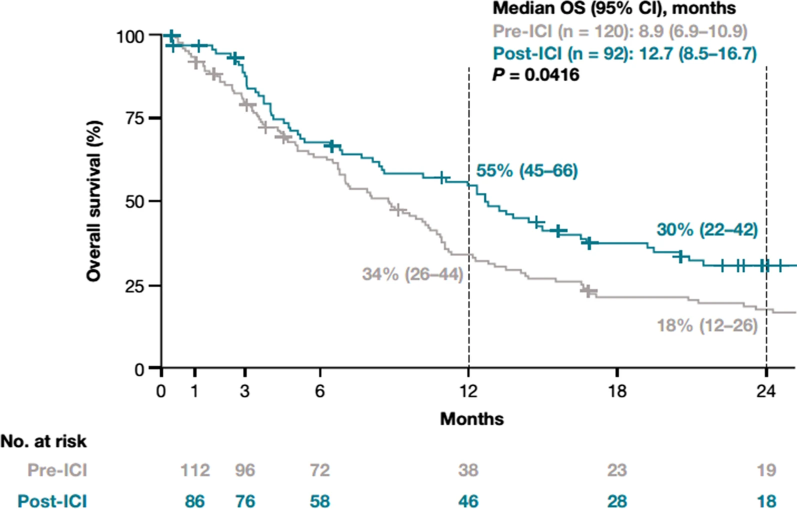
#> input picture input/Kaplan-Meier NSQ OS.webp, 1594 x 1018 px, found by its file name (shown at 1/2 size)
$ python debug_legend_leak.py
#> lines starting #> are read from the running program, lines starting #| are printed output that depends on the picture; after the words box and inside, x2 and y2 are one past the last pixel; in counts of white or black regions, pixels touching at a corner belong together
#!/usr/bin/env python3
"""Debug the legend text leaking into curve detection."""

import cv2
import numpy as np
import sys
sys.path.insert(0, '/home/dan/surapp_pwise')

# Load image
img = cv2.imread('/home/dan/surapp_pwise/input/Kaplan-Meier NSQ OS.webp')
#> img is the input picture: shape (1018, 1594, 3); mean B, G, R 246.9, 246.7, 245.1

# Plot bounds
plot_x, plot_y, plot_w, plot_h = 322, 28, 1211, 630

# Extended bounds
margin = 5
px_ext = max(0, plot_x - margin)
py_ext = max(0, plot_y - margin)
pw_ext = min(img.shape[1] - px_ext, plot_w + 2 * margin)
#> pw_ext = 1221
ph_ext = min(img.shape[0] - py_ext, plot_h + 2 * margin)
#> ph_ext = 640

# Create cyan mask
hsv = cv2.cvtColor(img, cv2.COLOR_BGR2HSV)
#> hsv: shape (1018, 1594, 3); mean H, S, V 6.6, 3.7, 247.2
cyan_lower = np.array([87, 30, 60], dtype=np.uint8)
cyan_upper = np.array([107, 255, 255], dtype=np.uint8)
cyan_mask = cv2.inRange(hsv, cyan_lower, cyan_upper)
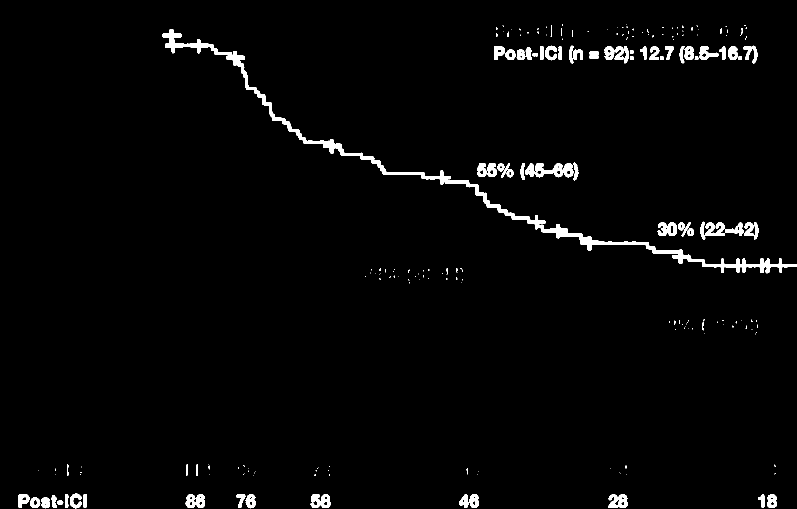
#> cyan_mask: shape (1018, 1594) (shown at 1/2 size); 2.2% white; 211 white regions (139 under 20 px), largest, box (x1, y1, x2, y2) and area: (324, 58, 1594, 547) 14166, (1050, 326, 1147, 355) 1634, (1209, 92, 1258, 127) 975

# Crop to extended region
cyan_roi = cyan_mask[py_ext:py_ext+ph_ext, px_ext:px_ext+pw_ext]
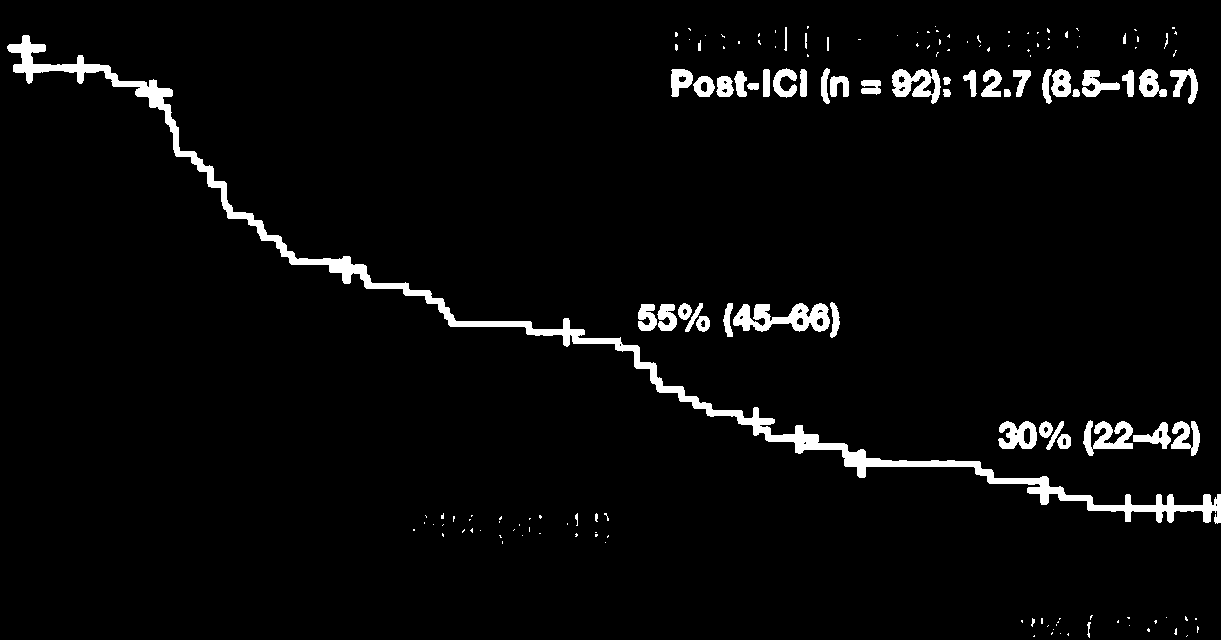
#> cyan_roi: shape (640, 1221); 3.6% white; 155 white regions (104 under 20 px), largest, box (x1, y1, x2, y2) and area: (7, 35, 1221, 524) 13643, (733, 303, 830, 332) 1634, (892, 69, 941, 104) 975

# Find cyan pixels in the "top" region (y < 120 in ROI, which is high survival)
top_region_y_max = 120
cyan_top = cyan_roi[:top_region_y_max, :]
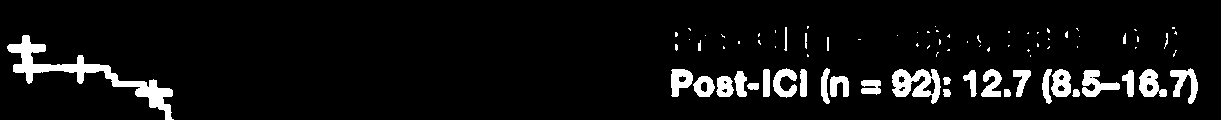
#> cyan_top: shape (120, 1221); 6.9% white; 82 white regions (50 under 20 px), largest, box (x1, y1, x2, y2) and area: (7, 35, 174, 120) 2497, (892, 69, 941, 104) 975, (1082, 70, 1120, 97) 512

print(f"Cyan pixels in top region (y < {top_region_y_max}): {np.sum(cyan_top > 0)}")
#| Cyan pixels in top region (y < 120): 10047

# Find which columns have cyan in the top region
cols_with_top_cyan = np.any(cyan_top > 0, axis=0)
x_positions = np.where(cols_with_top_cyan)[0]
#> x_positions = 619 values from 7 to 1197
if len(x_positions) > 0:
    print(f"Columns with cyan in top region: x = {x_positions.min()} to {x_positions.max()}")
#| Columns with cyan in top region: x = 7 to 1197
    print(f"  These correspond to t = {((x_positions.min() + px_ext - plot_x) / plot_w) * 24:.1f} to {((x_positions.max() + px_ext - plot_x) / plot_w) * 24:.1f}")
#|   These correspond to t = 0.0 to 23.6

# Check if these are in the legend area
# The legend is typically in the upper-right portion of the plot
# Let's find the exact bounding box of cyan pixels in the top region
ys, xs = np.where(cyan_top > 0)
#> ys = 10047 values from 26 to 119; xs = 10047 values, max 1197 at index 5323, min 7 at index 488, mean 721.5
if len(xs) > 0:
    print(f"\nCyan pixels in top region bounding box:")
    print(f"  x: {xs.min()} to {xs.max()} (ROI coords)")
#|   x: 7 to 1197 (ROI coords)
    print(f"  y: {ys.min()} to {ys.max()} (ROI coords)")
#|   y: 26 to 119 (ROI coords)

    # Convert to full image coords
    full_x_min = xs.min() + px_ext
#> full_x_min = 324
    full_x_max = xs.max() + px_ext
#> full_x_max = 1514
    full_y_min = ys.min() + py_ext
#> full_y_min = 49
    full_y_max = ys.max() + py_ext
#> full_y_max = 142
    print(f"  Full image: x={full_x_min}-{full_x_max}, y={full_y_min}-{full_y_max}")
#|   Full image: x=324-1514, y=49-142

# Create visualization showing cyan pixels in top region
vis = img.copy()
# Mark top cyan pixels in bright green
full_top_mask = np.zeros(img.shape[:2], dtype=np.uint8)
full_top_mask[py_ext:py_ext+top_region_y_max, px_ext:px_ext+pw_ext] = cyan_top
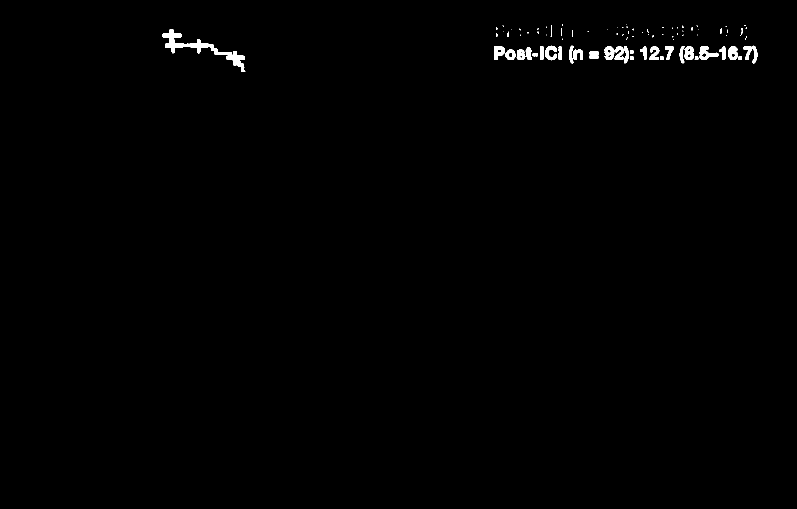
#> full_top_mask: shape (1018, 1594) (shown at 1/2 size); 0.62% white; 82 white regions (50 under 20 px), largest, box (x1, y1, x2, y2) and area: (324, 58, 491, 143) 2497, (1209, 92, 1258, 127) 975, (1399, 93, 1437, 120) 512
vis[full_top_mask > 0] = [0, 255, 0]

# Draw rectangle showing plot area and top region
cv2.rectangle(vis, (plot_x, plot_y), (plot_x + plot_w, plot_y + plot_h), (255, 0, 255), 2)
cv2.rectangle(vis, (px_ext, py_ext), (px_ext + pw_ext, py_ext + top_region_y_max), (0, 255, 255), 2)
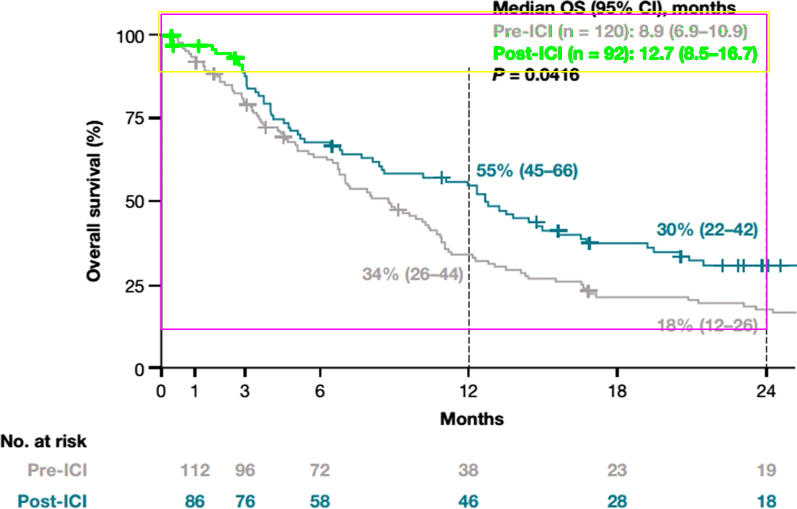
#> vis: shape (1018, 1594, 3) (shown at 1/2 size); mean B, G, R 245.2, 246.1, 245.1

cv2.imwrite('/home/dan/surapp_pwise/results/debug_legend_leak.png', vis)
print("\nSaved: results/debug_legend_leak.png")

# Now let's check what specific text is in this region
print("\n\nOCR on the top region to identify legend text...")
import pytesseract

# Get a larger region to capture full legend
legend_region = img[py_ext:py_ext+150, px_ext:px_ext+pw_ext]
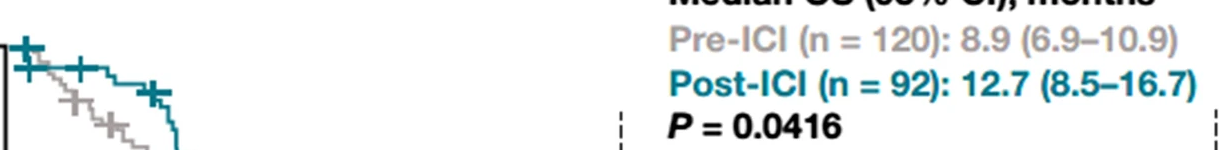
#> legend_region: shape (150, 1221, 3); mean B, G, R 241, 240.4, 236.1
rgb = cv2.cvtColor(legend_region, cv2.COLOR_BGR2RGB)

#> (the run stopped early here; a loop or call above may not have finished)

$ run again, with input/Kaplan-Meier SQ OS.webp copied over input/Kaplan-Meier NSQ OS.webp
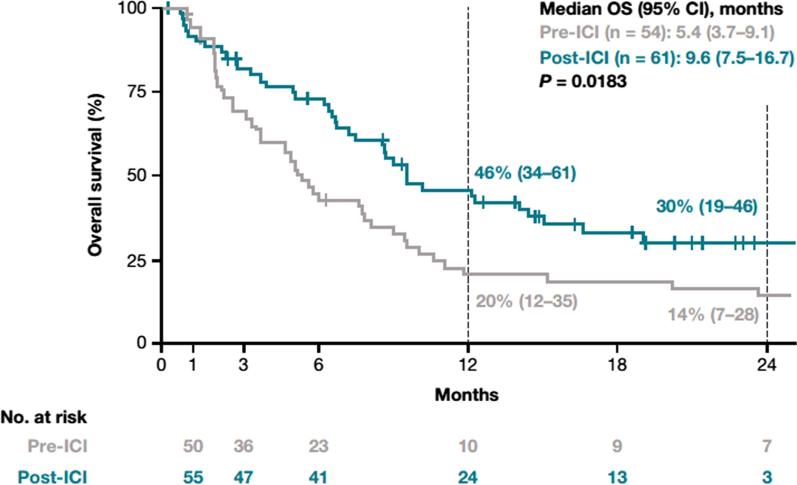
#> input picture input/Kaplan-Meier SQ OS.webp, 1594 x 970 px, found by its file name (shown at 1/2 size)
#> img is the input picture: shape (970, 1594, 3); mean B, G, R 245.3, 245, 243.1
#> hsv: shape (970, 1594, 3); mean H, S, V 7, 4.4, 245.6
#> `cyan_mask = cv2.inRange(hsv, cyan_lower, cyan_upper)`:
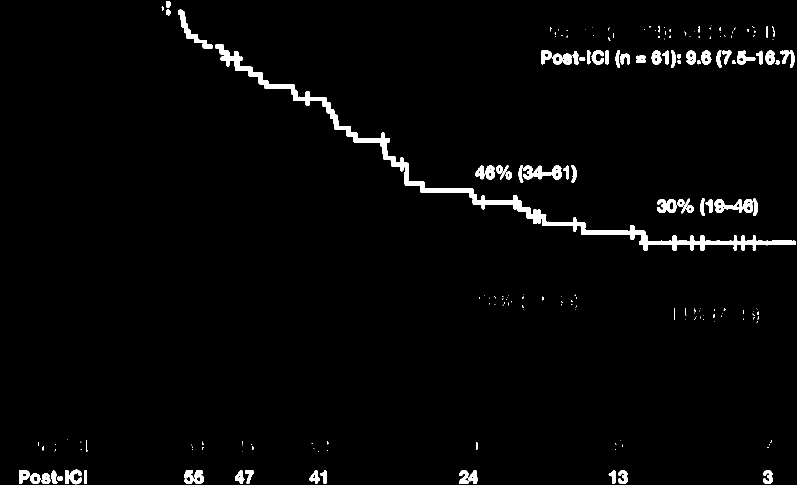
#> cyan_mask: shape (970, 1594) (shown at 1/2 size); 2.4% white; 206 white regions (130 under 20 px), largest, box (x1, y1, x2, y2) and area: (430, 89, 1592, 502) 16089, (1047, 330, 1124, 359) 1238, (1429, 398, 1506, 426) 1210
#> cyan_roi: shape (640, 1221); 3.8% white; 148 white regions (98 under 20 px), largest, box (x1, y1, x2, y2) and area: (113, 66, 1221, 479) 15614, (730, 307, 807, 336) 1238, (1112, 375, 1189, 403) 1210
#> cyan_top: shape (120, 1221); 6.2% white; 73 white regions (42 under 20 px), largest, box (x1, y1, x2, y2) and area: (113, 66, 189, 120) 1387, (39, 0, 109, 75) 1088, (788, 84, 827, 106) 612
#| Cyan pixels in top region (y < 120): 9068
#> x_positions = 539 values from 15 to 1220
#| Columns with cyan in top region: x = 15 to 1220
#|   These correspond to t = 0.2 to 24.1
#> ys = 9068 values from 0 to 119; xs = 9068 values, max 1220 at index 2042, min 15 at index 0, mean 743.9
#|   x: 15 to 1220 (ROI coords)
#|   y: 0 to 119 (ROI coords)
#> full_x_min = 332
#> full_x_max = 1537
#> full_y_min = 23
#> full_y_max = 142
#|   Full image: x=332-1537, y=23-142
#> full_top_mask: shape (970, 1594); 0.59% white; 73 white regions (42 under 20 px), largest, box (x1, y1, x2, y2) and area: (430, 89, 506, 143) 1387, (356, 23, 426, 98) 1088, (1105, 107, 1144, 129) 612
#> `legend_region = img[py_ext:py_ext+150, px_ext:px_ext+pw_ext]`:
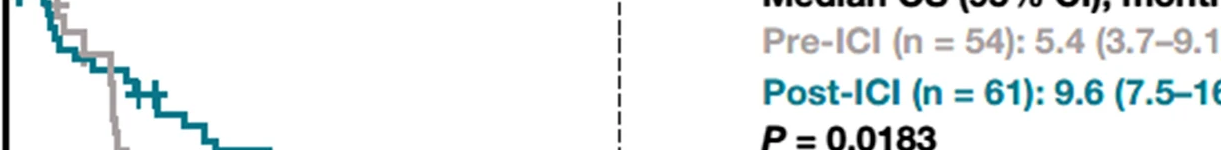
#> legend_region: shape (150, 1221, 3); mean B, G, R 240.1, 239.5, 235.4

$ run again, with input/Kaplan-Meier-everolimus-panel_a.png saved as input/Kaplan-Meier NSQ OS.webp
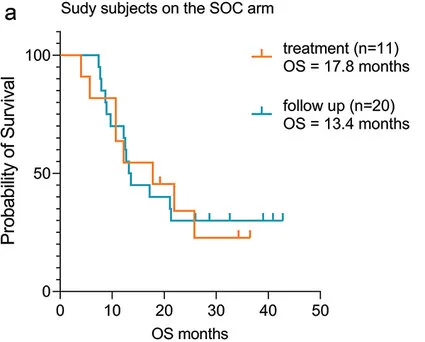
#> input picture input/Kaplan-Meier-everolimus-panel_a.png, 425 x 342 px, found by its file name
#> img is the input picture: shape (342, 425, 3); mean B, G, R 244.1, 244.5, 244.3
#> hsv: shape (342, 425, 3); mean H, S, V 5.7, 2.4, 245.2
#> `cyan_mask = cv2.inRange(hsv, cyan_lower, cyan_upper)`:
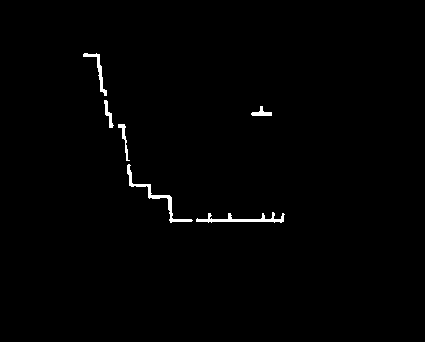
#> cyan_mask: shape (342, 425); 0.86% white; 6 white regions, box (x1, y1, x2, y2) and area: (127, 164, 193, 223) 377, (196, 212, 285, 223) 360, (83, 53, 107, 96) 197, (118, 124, 130, 161) 114, (104, 100, 114, 128) 106, (251, 106, 272, 116) 102
#> cyan_roi: shape (319, 108); every value is 0
#> cyan_top: shape (120, 108); every value is 0
#| Cyan pixels in top region (y < 120): 0
#> x_positions = empty array
#> full_top_mask: shape (342, 425); every value is 0
#> `legend_region = img[py_ext:py_ext+150, px_ext:px_ext+pw_ext]`:
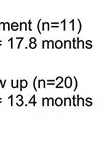
#> legend_region: shape (150, 108, 3); mean B, G, R 236.6, 236.6, 236.6

$ run again, with input/Kaplan-Meier-everolimus.png saved as input/Kaplan-Meier NSQ OS.webp
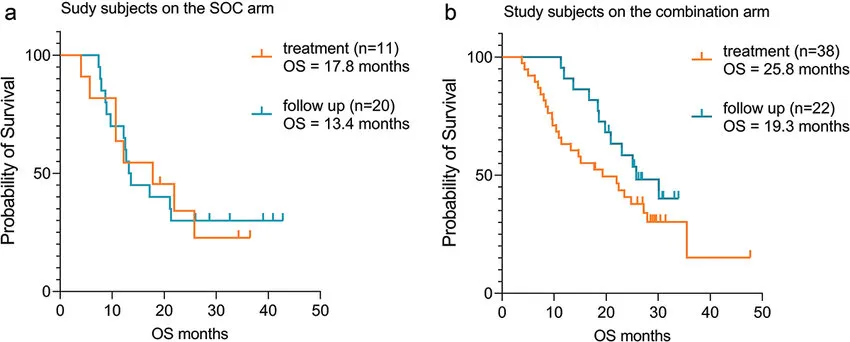
#> input picture input/Kaplan-Meier-everolimus.png, 850 x 342 px, found by its file name
#> img is the input picture: shape (342, 850, 3); mean B, G, R 243.6, 244.1, 244.1
#> hsv: shape (342, 850, 3); mean H, S, V 5.6, 2.6, 244.9
#> `cyan_mask = cv2.inRange(hsv, cyan_lower, cyan_upper)`:
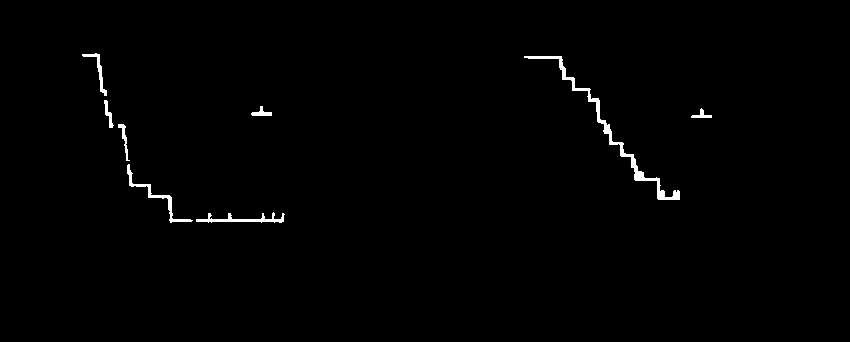
#> cyan_mask: shape (342, 850); 0.83% white; 8 white regions, largest, box (x1, y1, x2, y2) and area: (524, 56, 680, 200) 1089, (127, 164, 193, 223) 369, (196, 212, 285, 223) 357
#> cyan_roi: shape (319, 533); 0.69% white; 2 white regions, box (x1, y1, x2, y2) and area: (207, 33, 363, 177) 1089, (374, 85, 395, 95) 86
#> cyan_top: shape (120, 533); 1% white; 2 white regions, box (x1, y1, x2, y2) and area: (207, 33, 306, 120) 575, (374, 85, 395, 95) 86
#| Cyan pixels in top region (y < 120): 661
#> x_positions = 120 values from 207 to 394
#| Columns with cyan in top region: x = 207 to 394
#|   These correspond to t = 4.0 to 7.7
#> ys = 661 values from 33 to 119; xs = 661 values, max 394 at index 465, min 207 at index 0, mean 278.2
#|   x: 207 to 394 (ROI coords)
#|   y: 33 to 119 (ROI coords)
#> full_x_min = 524
#> full_x_max = 711
#> full_y_min = 56
#> full_y_max = 142
#|   Full image: x=524-711, y=56-142
#> full_top_mask: shape (342, 850); 0.23% white; 2 white regions, box (x1, y1, x2, y2) and area: (524, 56, 623, 143) 575, (691, 108, 712, 118) 86
#> `legend_region = img[py_ext:py_ext+150, px_ext:px_ext+pw_ext]`:
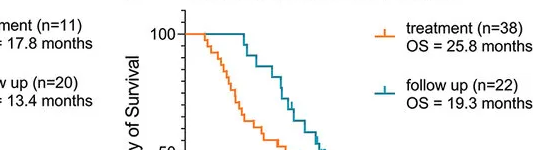
#> legend_region: shape (150, 533, 3); mean B, G, R 240.8, 241.3, 241.2
